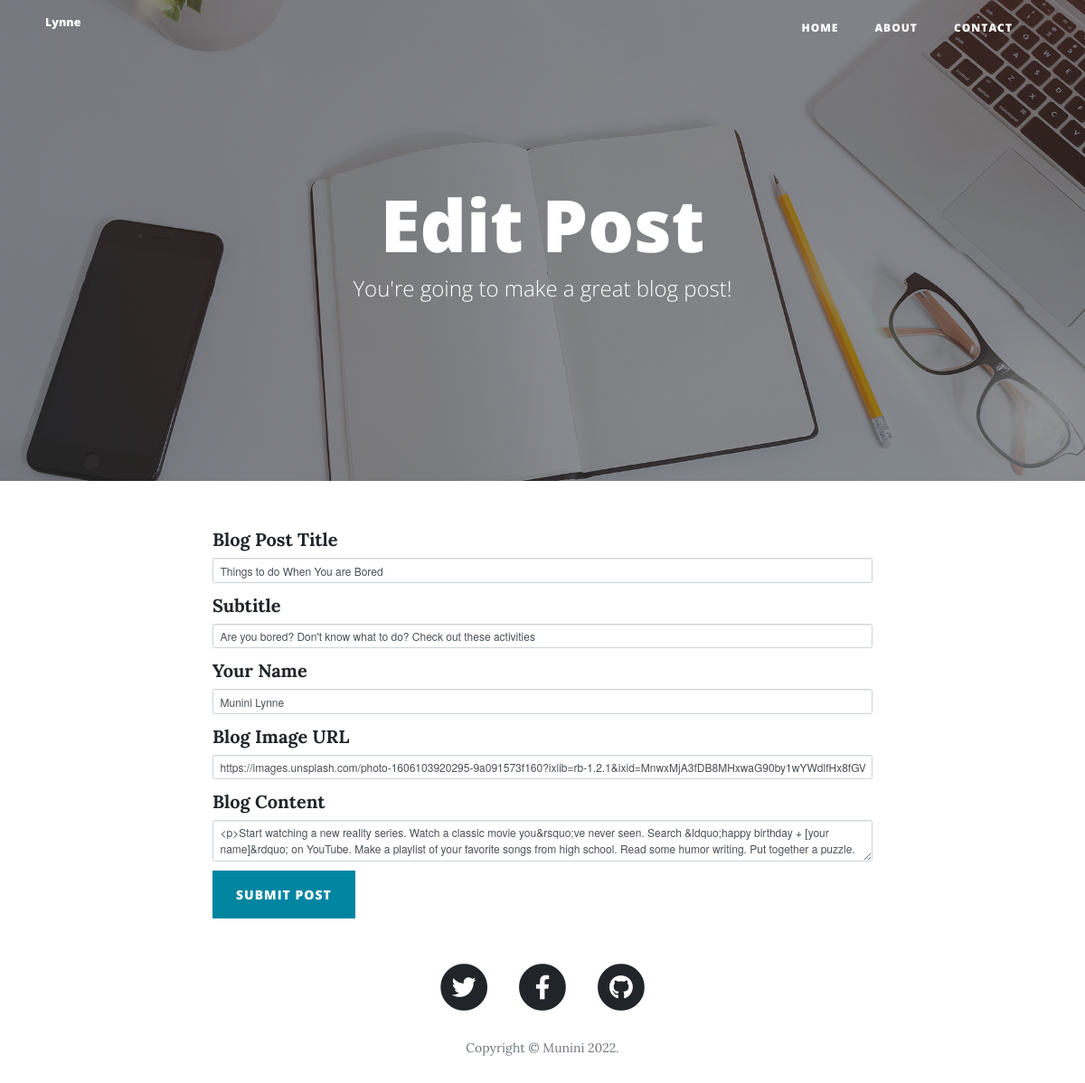
The page /edit-post/5 on the database as committed earlier.
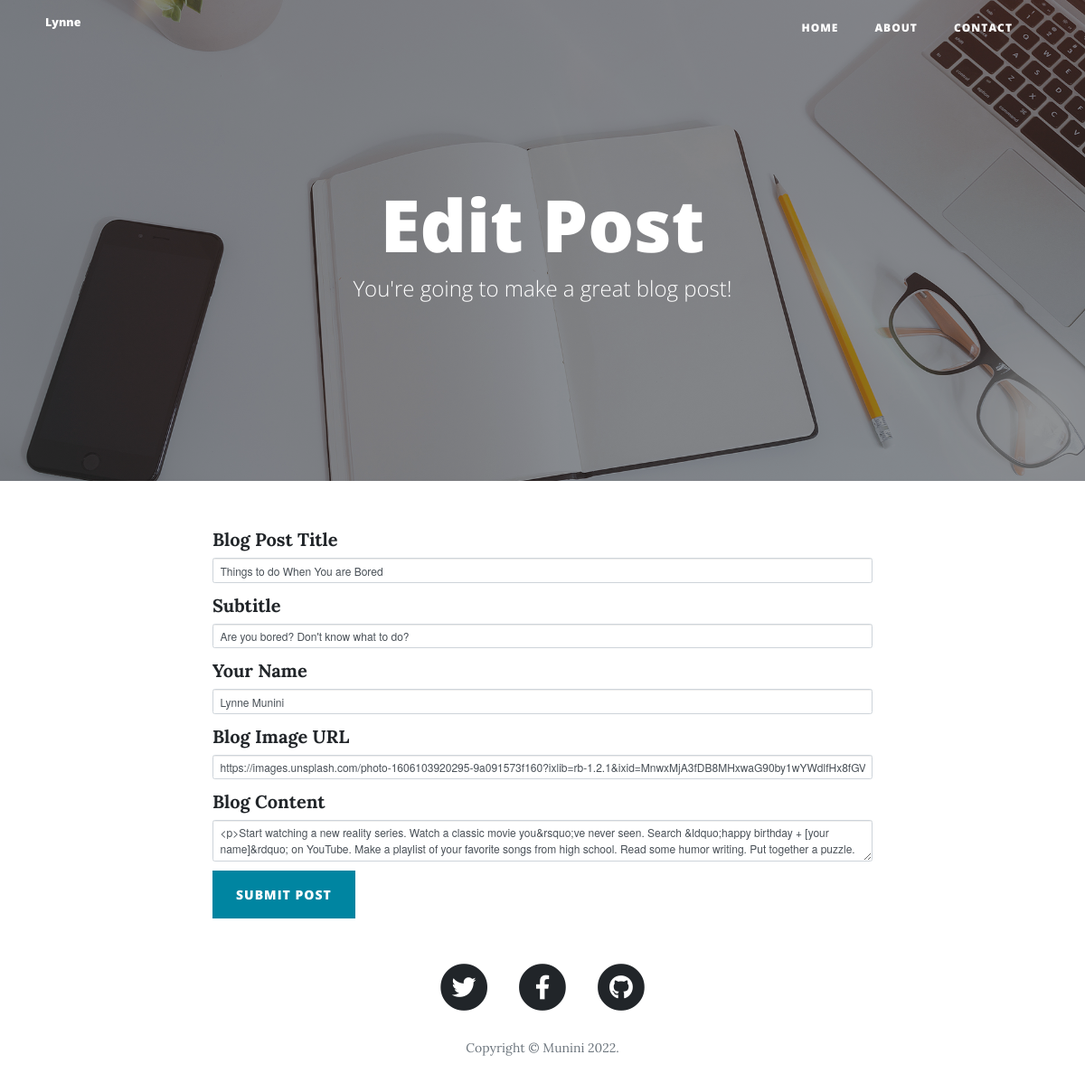
The same page on the database as committed later.
### main.py (models this page shows)
class BlogPost(db.Model):
    id = db.Column(db.Integer, primary_key=True)
    title = db.Column(db.String(250), unique=True, nullable=False)
    subtitle = db.Column(db.String(250), nullable=False)
    date = db.Column(db.String(250), nullable=False)
    body = db.Column(db.Text, nullable=False)
    author = db.Column(db.String(250), nullable=False)
    img_url = db.Column(db.String(250), nullable=False)

### main.py (the view, shortened to what this page needs)
@app.route('/edit-post/<int:post_id>', methods=["GET","POST"])
def edit(post_id):
    post_to_edit = BlogPost.query.get(post_id)
    edit_form = CreatePostForm(
    title=post_to_edit.title,
    subtitle=post_to_edit.subtitle,
    img_url=post_to_edit.img_url,
    author=post_to_edit.author,
    body=post_to_edit.body
    )
    return render_template("make-post.html", form=edit_form, edit_post = True)

### main.py
class CreatePostForm(FlaskForm):
    title = StringField("Blog Post Title", validators=[DataRequired()])
    subtitle = StringField("Subtitle", validators=[DataRequired()])
    author = StringField("Your Name", validators=[DataRequired()])
    img_url = StringField("Blog Image URL", validators=[DataRequired(), URL()])
    body = CKEditorField("Blog Content", validators=[DataRequired()])
    submit = SubmitField("Submit Post")

### templates/make-post.html (shortened to what this page needs)
{% extends 'bootstrap/base.html' %}
{% import "bootstrap/wtf.html" as wtf %}
{% block content %}
{% include "header.html" %}
  <header class="masthead" style="background-image: url('{{ url_for('static', filename='img/edit-bg.jpg')}}')">
    <div class="overlay"></div>
    <div class="container">
      <div class="row">
        <div class="col-lg-8 col-md-10 mx-auto">
          <div class="page-heading">
            {% if edit_post: %}
                <h1>Edit Post</h1>
            {% else: %}
                <h1>New Post</h1>
            {% endif %}
            <span class="subheading">You're going to make a great blog post!</span>
          </div>
        </div>
      </div>
    </div>
  </header>
  <div class="container">
    <div class="row">
      <div class="col-lg-8 col-md-10 mx-auto">
        {{ wtf.quick_form(form, button_map={'submit': 'primary'}) }}
      </div>
    </div>
  </div>
{% include "footer.html" %}
{% endblock %}

Rows that differ between the two databases and show on the page:
changed BlogPost "Things to do When You are Bored": subtitle "Are you bored? Don't know what to do? Check out these activities" → "Are you bored? Don't know what to do?"; author "Munini Lynne" → "Lynne Munini"
